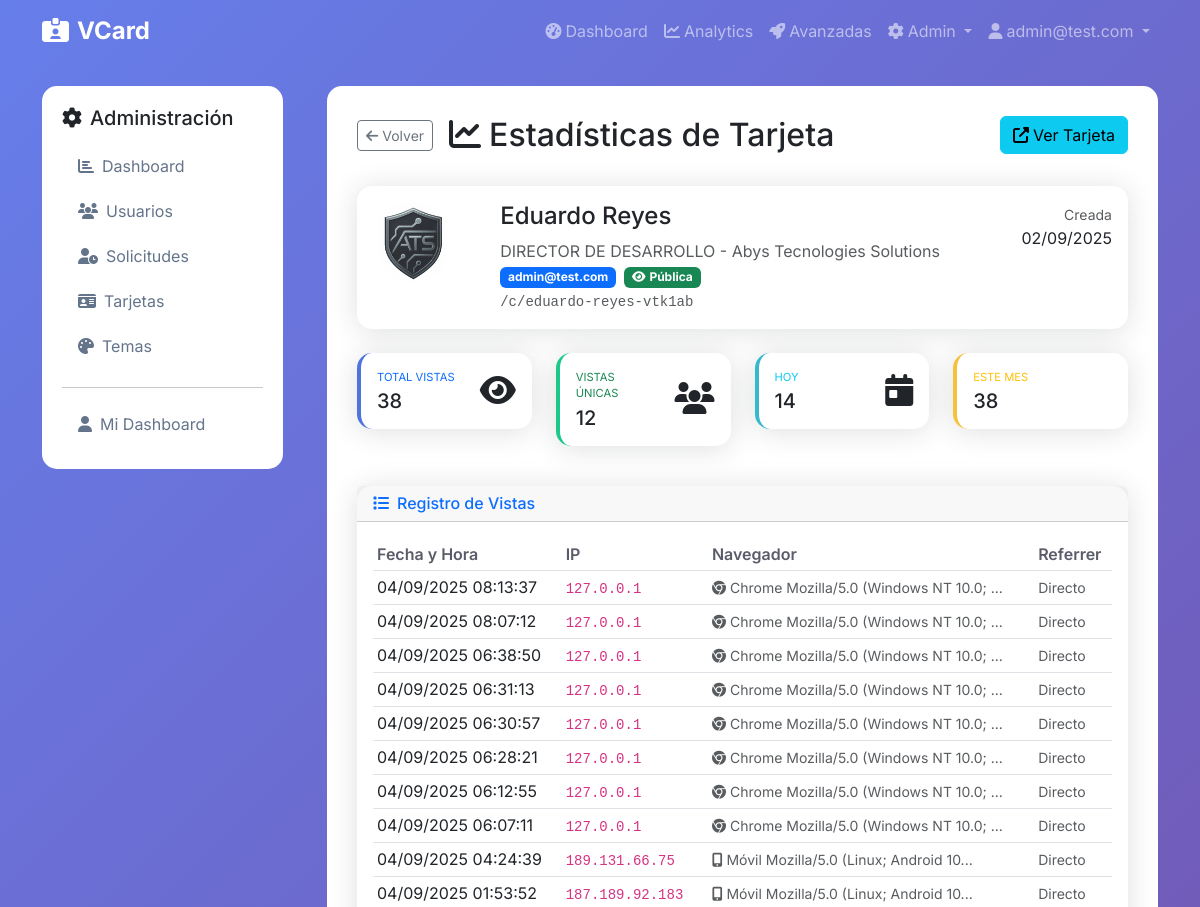
The page /admin/cards/8/views (signed in, upper part) on the database as committed earlier.
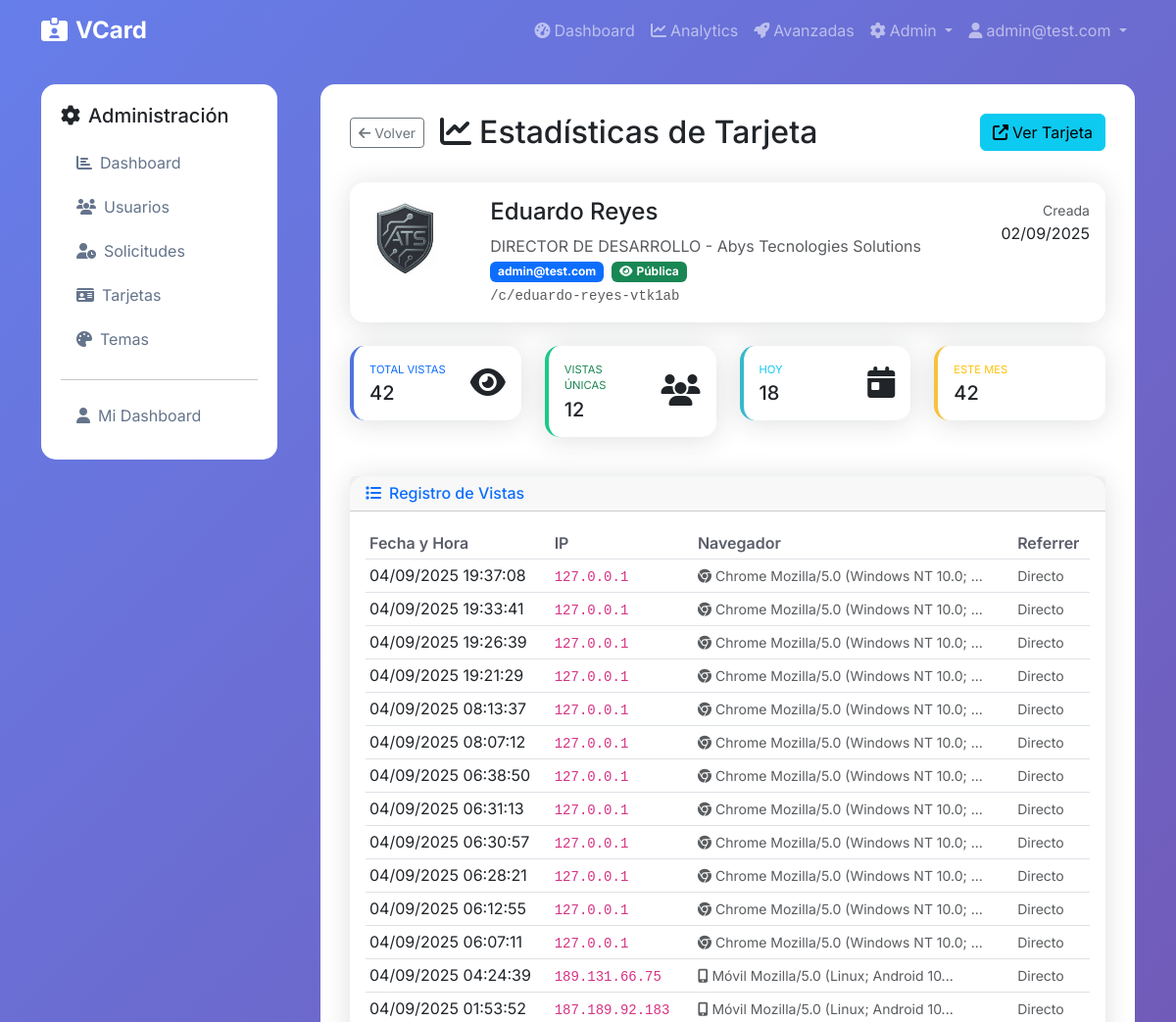
The same page on the database as committed later.
### app/models.py (models this page shows, shortened)
class CardView(db.Model):
    id = db.Column(db.Integer, primary_key=True)
    card_id = db.Column(db.Integer, db.ForeignKey('card.id'), nullable=False)
    ip_address = db.Column(db.String(45))  # IPv4 or IPv6
    user_agent = db.Column(db.String(500))
    referrer = db.Column(db.String(500))
    device_type = db.Column(db.String(20))  # mobile, tablet, desktop
    browser = db.Column(db.String(50))  # Chrome, Firefox, Safari, etc.
    platform = db.Column(db.String(50))  # windows, macos, linux, android, ios
    country = db.Column(db.String(100))  # User's country
    city = db.Column(db.String(100))  # User's city
    session_id = db.Column(db.String(100))  # Session tracking
    viewed_at = db.Column(db.DateTime, default=datetime.utcnow, index=True)
    card = db.relationship('Card', backref=db.backref('views', lazy='dynamic', cascade='all, delete-orphan'))

### app/admin/routes.py (the view)
@bp.route('/cards/<int:id>/views')
@login_required
@admin_required
def card_views(id):
    card = Card.query.get_or_404(id)
    page = request.args.get('page', 1, type=int)
    views = card.views.order_by(CardView.viewed_at.desc()).paginate(
        page=page, per_page=50, error_out=False
    )
    stats = {
        'total_views': card.get_total_views(),
        'unique_views': card.get_unique_views(),
        'views_today': card.get_views_today(),
        'views_this_month': card.get_views_this_month()
    }
    return render_template('admin/card_views.html', card=card, views=views, stats=stats)

### app/models.py (called while the page is built)
    def is_admin(self):
        return self.role == 'admin'

    def get_public_url(self):
        return f"/c/{self.slug}"

    def get_total_views(self):
        return self.views.count()

    def get_unique_views(self):
        from sqlalchemy import func
        return db.session.query(func.count(func.distinct(CardView.ip_address))).filter_by(card_id=self.id).scalar() or 0

    def get_views_today(self):
        from datetime import date
        today = date.today()
        return self.views.filter(
            db.func.date(CardView.viewed_at) == today
        ).count()

    def get_views_this_month(self):
        from datetime import date
        today = date.today()
        return self.views.filter(
            db.func.extract('month', CardView.viewed_at) == today.month,
            db.func.extract('year', CardView.viewed_at) == today.year
        ).count()

    def has_avatar(self):
        return bool(self.avatar_square_path or self.avatar_rect_path or self.avatar_path)

### app/templates/admin/card_views.html (shortened to what the changed rows need)
{% extends "base.html" %}
{% block content %}
<div class="row">
    <div class="col-md-9">
        <div class="main-content">
            <div class="d-flex justify-content-between align-items-start mb-4">
                <div>
                    <div class="d-flex align-items-center mb-2">
                        <h2 class="mb-0">
                            <i class="fas fa-chart-line me-2"></i>Estadísticas de Tarjeta
                        </h2>
                    </div>
                </div>
            </div>
            <div class="row mb-4">
                <div class="col-lg-3 col-md-6 mb-3">
                    <div class="card border-left-primary">
                        <div class="card-body">
                            <div class="row no-gutters align-items-center">
                                <div class="col mr-2">
                                    <div class="text-xs font-weight-bold text-primary text-uppercase mb-1">
                                        Total Vistas
                                    </div>
                                    <div class="h5 mb-0 font-weight-bold text-gray-800">
                                        {{ stats.total_views }}
                                    </div>
                                </div>
                            </div>
                        </div>
                    </div>
                </div>
                <div class="col-lg-3 col-md-6 mb-3">
                    <div class="card border-left-info">
                        <div class="card-body">
                            <div class="row no-gutters align-items-center">
                                <div class="col mr-2">
                                    <div class="text-xs font-weight-bold text-info text-uppercase mb-1">
                                        Hoy
                                    </div>
                                    <div class="h5 mb-0 font-weight-bold text-gray-800">
                                        {{ stats.views_today }}
                                    </div>
                                </div>
                            </div>
                        </div>
                    </div>
                </div>
                <div class="col-lg-3 col-md-6 mb-3">
                    <div class="card border-left-warning">
                        <div class="card-body">
                            <div class="row no-gutters align-items-center">
                                <div class="col mr-2">
                                    <div class="text-xs font-weight-bold text-warning text-uppercase mb-1">
                                        Este Mes
                                    </div>
                                    <div class="h5 mb-0 font-weight-bold text-gray-800">
                                        {{ stats.views_this_month }}
                                    </div>
                                </div>
                            </div>
                        </div>
                    </div>
                </div>
            </div>
            <div class="card">
                <div class="card-body">
                    {% if views.items %}
                        <div class="table-responsive">
                            <table class="table table-sm">
                                <thead>
                                    <tr>
                                        <th>Fecha y Hora</th>
                                        <th>IP</th>
                                        <th>Navegador</th>
                                        <th>Referrer</th>
                                    </tr>
                                </thead>
                                <tbody>
                                    {% for view in views.items %}
                                    <tr>
                                        <td>
                                            {{ view.viewed_at.strftime('%d/%m/%Y %H:%M:%S') }}
                                        </td>
                                        <td>
                                            <code>{{ view.ip_address or 'N/A' }}</code>
                                        </td>
                                        <td>
                                            <small class="text-muted" title="{{ view.user_agent }}">
                                                {% if view.user_agent %}
                                                    {% if 'Mobile' in view.user_agent %}
                                                        <i class="fas fa-mobile-alt me-1"></i>Móvil
                                                    {% elif 'Chrome' in view.user_agent %}
                                                        <i class="fab fa-chrome me-1"></i>Chrome
                                                    {% elif 'Firefox' in view.user_agent %}
                                                        <i class="fab fa-firefox me-1"></i>Firefox
                                                    {% elif 'Safari' in view.user_agent %}
                                                        <i class="fab fa-safari me-1"></i>Safari
                                                    {% elif 'Edge' in view.user_agent %}
                                                        <i class="fab fa-edge me-1"></i>Edge
                                                    {% else %}
                                                        <i class="fas fa-globe me-1"></i>Otro
                                                    {% endif %}
                                                    {{ view.user_agent[:30] }}{% if view.user_agent|length > 30 %}...{% endif %}
                                                {% else %}
                                                    N/A
                                                {% endif %}
                                            </small>
                                        </td>
                                        <td>
                                            <small class="text-muted">
                                                {% if view.referrer %}
                                                    {{ view.referrer[:50] }}{% if view.referrer|length > 50 %}...{% endif %}
                                                {% else %}
                                                    Directo
                                                {% endif %}
                                            </small>
                                        </td>
                                    </tr>
                                    {% endfor %}
                                </tbody>
                            </table>
                        </div>
                    {% else %}
                        <div class="text-center py-4">
                            <i class="fas fa-chart-line fa-3x text-muted mb-3"></i>
                            <h6>Sin vistas registradas</h6>
                            <p class="text-muted mb-0">Esta tarjeta aún no ha sido vista por nadie.</p>
                        </div>
                    {% endif %}
                </div>
            </div>
        </div>
    </div>
</div>
{% endblock %}

Rows that differ between the two databases and show on the page:
added CardView: viewed_at "04/09/2025 19:37:08", ip_address "127.0.0.1", shows "Chrome", user_agent "Mozilla/5.0 (Windows NT 10.0;", shows "Directo"
added CardView: viewed_at "04/09/2025 19:33:41", ip_address "127.0.0.1", shows "Chrome", user_agent "Mozilla/5.0 (Windows NT 10.0;", shows "Directo"
added CardView: viewed_at "04/09/2025 19:26:39", ip_address "127.0.0.1", shows "Chrome", user_agent "Mozilla/5.0 (Windows NT 10.0;", shows "Directo"
added CardView: viewed_at "04/09/2025 19:21:29", ip_address "127.0.0.1", shows "Chrome", user_agent "Mozilla/5.0 (Windows NT 10.0;", shows "Directo"
Other text that changed with them:
{{ stats.total_views }}: "38" → "42"
{{ stats.views_today }}: "14" → "18"
{{ stats.views_this_month }}: "38" → "42"
